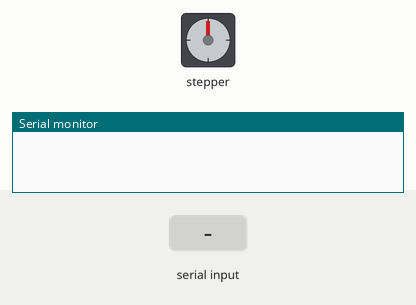
Simulated run of this sketch. Board: Arduino Uno, built with avr-gcc and run on an emulated ATmega328P. On the bench: stepper motor, the last lines printed to the serial monitor. Wiring (inferred from the names in the program): stepper motor driver (200 steps per turn assumed): step pin 4; direction pin 3. Inputs (shaded band) come from the test bench.

Above: at 1.2 s.
1.3 s: "90,45\n" received over Serial
At 1.45 s:
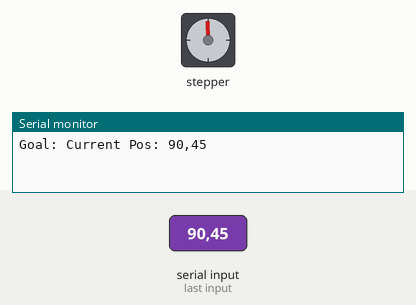
At 2.65 s:
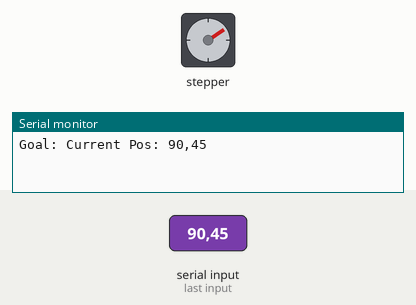
4.3 s: "200\n" received over Serial
At 4.46 s:
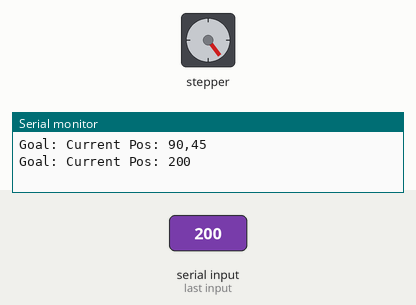
7.3 s: "1,90,45\n" received over Serial
Timing chart, 0 to 16.3 s (numbered marks = the images above; inputs shaded):
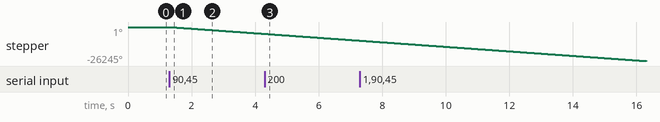

Measured:
- after the input at 1.3 s, stepper: keeps turning counter-clockwise at about 1751°/s, starting at once

The sketch:

PythonOutput.ino
```cpp
String inputString = "";         // a String to hold incoming data
String stkrCoord = "";
String pckCoord = "";

String printString = ""; //string to print back to serial terminal

int goalPos = 1050;
bool stringComplete = false;  // whether the string is complete
bool retRead = false; //whether '\r' character has been read

const int stepPin = 4; //define pins numbers
const int dirPin = 3;

int currPos = 1050; //current position of the striker
int currDir = 0;

void setup() {
  // initialize serial:
  Serial.begin(9600);
  // reserve 200 bytes for the inputString:
  inputString.reserve(200);

  // Sets the two pins as Outputs
  pinMode(stepPin,OUTPUT);
  pinMode(dirPin,OUTPUT);
}

void loop() {
  //take one step towards goal position
  stepTo();

  // print the string when a newline arrives:
  if (stringComplete) {
    goalPos = stkrCoord.toInt();
    currPos = pckCoord.toInt();

    //print results to serial console
    printString = "Goal: " + stkrCoord + "Current Pos: " + pckCoord;
    Serial.println(printString);

    //reset strings and flags
    inputString = "";
    stkrCoord = "";
    pckCoord = "";
    stringComplete = false;
    retRead = false;
  }
}

/*
  SerialEvent occurs whenever a new data comes in the hardware serial RX. This
  routine is run between each time loop() runs, so using delay inside loop can
  delay response. Multiple bytes of data may be available.
*/
void serialEvent() {
  while (Serial.available()) {
    // get the new byte:
    char inChar = (char)Serial.read();
    // add it to the inputString:
    inputString += inChar;
    if(retRead){
      stkrCoord += inChar;
    } else {
      pckCoord += inChar;
    }

    if (inChar == '\r'){
      retRead = true;
    }
    // if the incoming character is a newline, set a flag so the main loop can
    // do something about it:
    if (inChar == '\n') {
      stringComplete = true;

    }
  }
}

//move striker one step towards desired position
void stepTo(){
  int stepsToMove = goalPos - currPos;
  if(stepsToMove > 0){
    digitalWrite(dirPin,HIGH);
    currDir = 0;
  } else {
    digitalWrite(dirPin,LOW);
    currDir = 1;
  }
  //if there are steps to move, move one step
  if(abs(stepsToMove) > 0){
    digitalWrite(stepPin,HIGH);
    delayMicroseconds(500);
    digitalWrite(stepPin,LOW);
    delayMicroseconds(500);
    //if(currDir == 0){
    //  currPos++;
    //} else {
    //  currPos--;
    //}
  }


}
```
